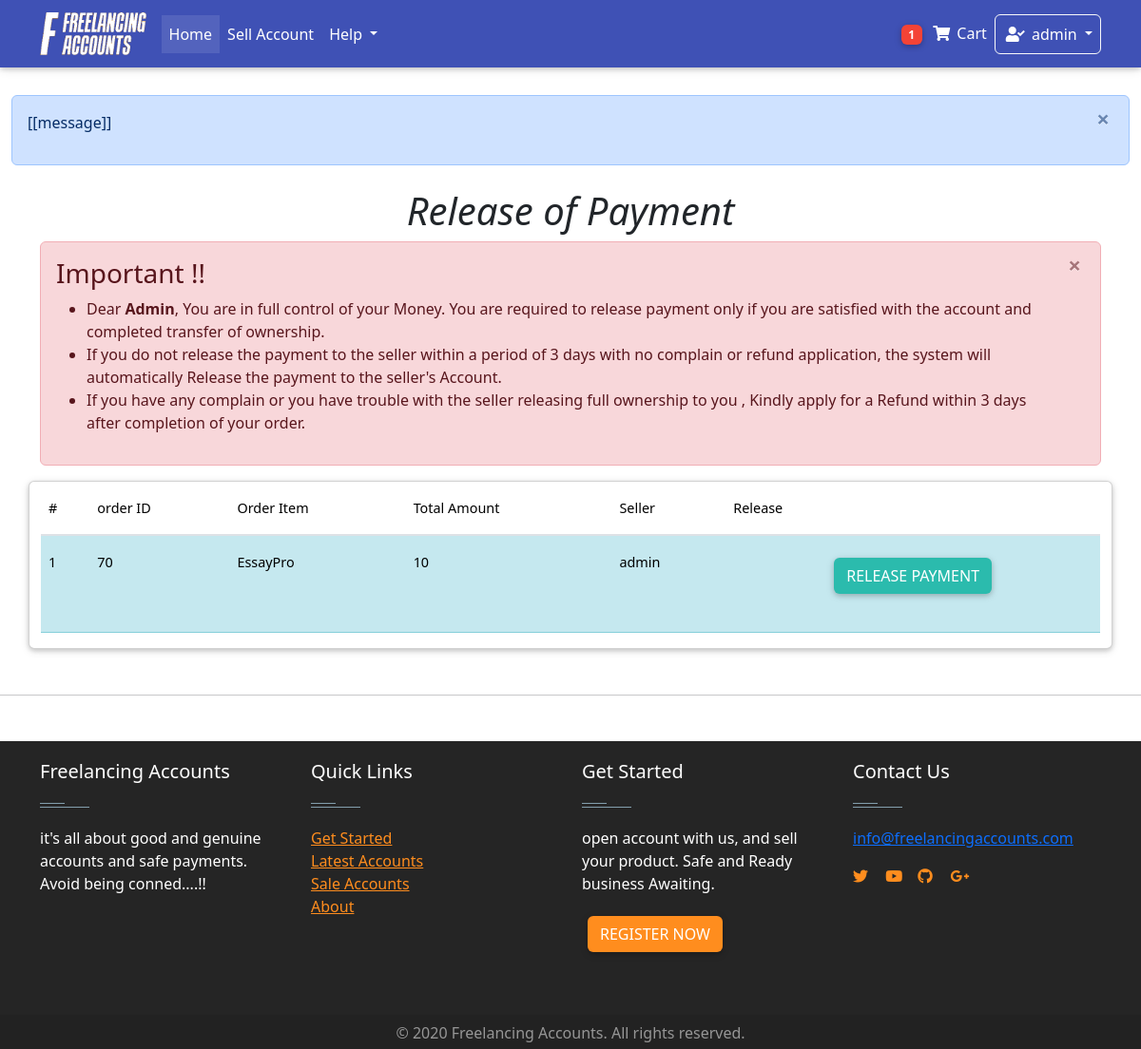
Page /dashboard/release_payment/ (signed in) on the earlier database version.
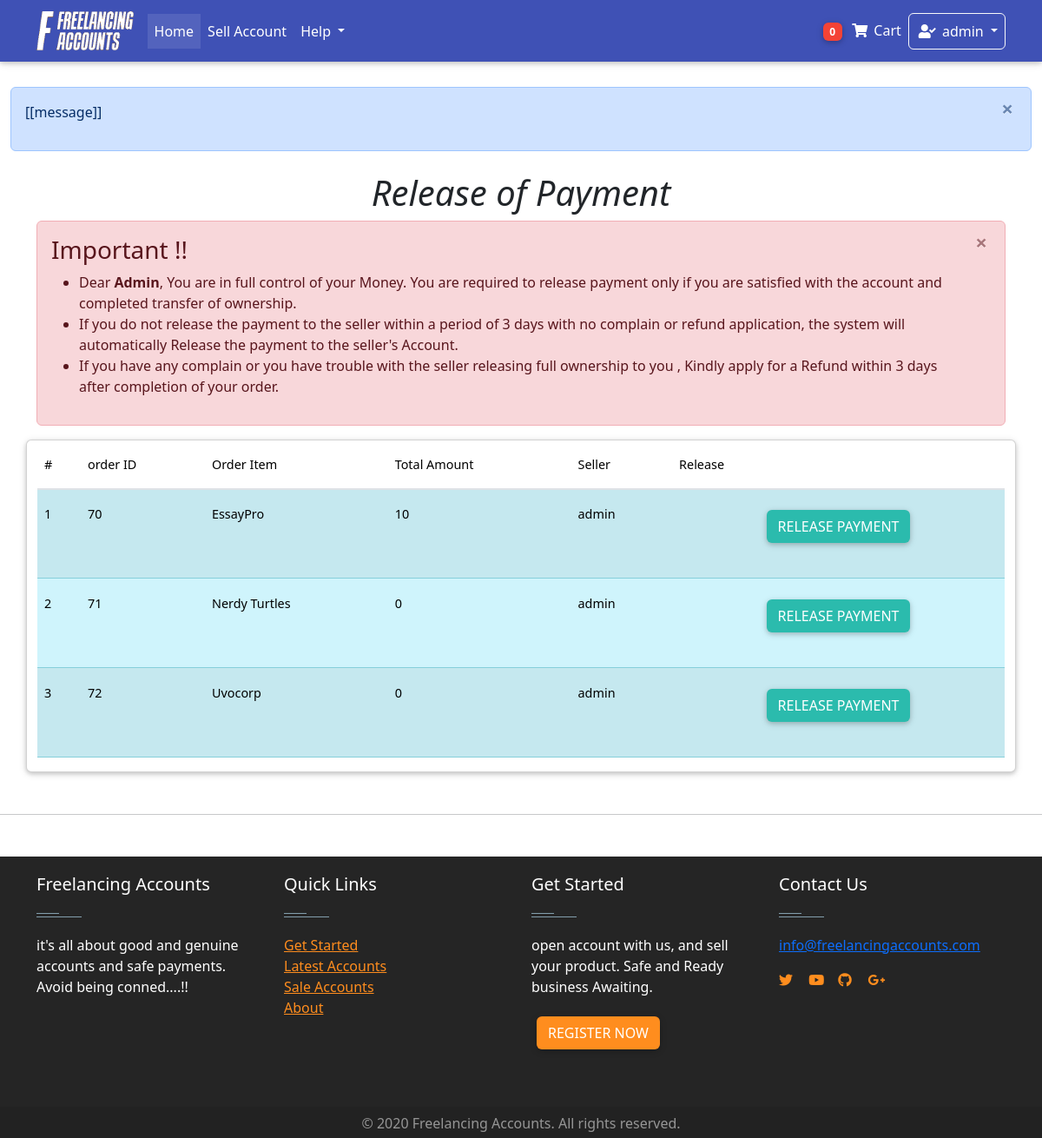
Same page on the later database version.
### Home/models.py (models this page shows, shortened)
class Order(models.Model):
    user = models.ForeignKey(settings.AUTH_USER_MODEL,on_delete = models.CASCADE)
    items = models.ManyToManyField(OrderItem)
    start_date = models.DateField(auto_now_add = True)
    ordered_date = models.DateTimeField()
    ordered = models.BooleanField(default = False)
    seller = models.ForeignKey(settings.AUTH_USER_MODEL,on_delete = models.CASCADE, related_name="user", blank=True, null = True)
    amount = models.IntegerField(default=0.0)
    released = models.BooleanField(default=False)
    refund = models.BooleanField(default=False)
    billing_address = models.ForeignKey(
        "BillingAddress", on_delete = models.SET_NULL, blank = True, null = True)

class OrderItem(models.Model):
    user = models.ForeignKey(settings.AUTH_USER_MODEL,on_delete = models.CASCADE)
    item = models.ForeignKey(Item, on_delete = models.CASCADE)
    quantity = models.IntegerField(default= 1)
    ordered = models.BooleanField(default = False)

class Item(models.Model):
    created_by = models.ForeignKey(settings.AUTH_USER_MODEL,on_delete = models.CASCADE,blank = True, null = True, editable = False)
    created_at = models.DateTimeField(auto_now_add= True, blank = True, null = True )
    title = models.CharField(max_length = 100)
    price = models.FloatField(default = 0.0)
    discountprice = models.FloatField(blank= True, null = True)
    category = models.CharField(choices = Category_choices, max_length=2)
    label = models.CharField(choices = Label_choices, max_length=1)
    Level = models.CharField(choices = Level_choices, max_length = 15 ,blank= True, null = True)
    finished_orders = models.IntegerField(default = 1)
    rating = models.IntegerField(default = 50 )
    Reviews =models.IntegerField( default = 1)
    profile = models.CharField( max_length = 20)
    description = models.TextField()
    diplay_pic = models.ImageField(upload_to = "display_pics/%Y%m%d/", max_length =255 )
    contact = models.CharField(max_length=15 ,null = True,blank= True)

### dashboard/views.py (the view)
# urls.py: path('release_payment/', views.Release_Payment.as_view(), name='Release_Payment'),
class Release_Payment(generic.ListView):
    model = Order
    template_name = "dashboard/release_payment.html"
    def get_context_data(self, **kwargs):
        context = super(Release_Payment, self).get_context_data(**kwargs)
        order1 = Order.objects.filter(user = self.request.user, ordered= True, released = False)
        if order1:
            order = Order.objects.filter(user = self.request.user, ordered= True, released = False)
            self.order = order
            context["order"] = order
            return context
        return context

### Home/templatetags/cart_template_tags.py (called while the page is built)
@register.filter
def cart_item_count(user):
    if user.is_authenticated:
        qs = Order.objects.filter(user = user, ordered = False)
        if qs.exists():
            return qs[0].items.count()
    return 0

@register.filter
def account_cash(user):
    if user.is_authenticated:
        qs = AccountsModel.objects.get(user= user)
        amount= qs.amount
        return amount

### Home/templatetags/login_tag.py (called while the page is built)
@register.inclusion_tag('logins/login_form.html')
def login_form_tag(current_page=None):
    return {'loginform': LoginForm(),
            'redirect_to': current_page}

### Home/templates/dashboard/release_payment.html (shortened to what this page needs)
<!DOCTYPE html>
{% extends "base.html"%}
{% load static %}
    {% block content%}
    <div class="container ">
        <h1 class="text-center animated flipInY delay-1s"><i>
          Release of Payment
        </i>
        </h1>
        {% if order %}
        <div class="alert alert-danger alert-dismissible fade show animated bounceInDown" role="alert">
          <h3>Important !!</h3>
          <ul>
            <li> Dear  <Strong>{{ request.user|title }}</Strong>, You are in full control of your Money. You are required to release payment only if
              you are satisfied with the account and  completed transfer of ownership. </li>
            <li>If you do not release the payment to the seller within a period of 3 days with no complain or
                refund application, the system will automatically Release the payment to the seller's Account.
            </li>
            <li>If you have any complain or you have trouble with the seller releasing full ownership to you
                , Kindly apply for a Refund within 3 days after completion of your order.
            </li>
          </ul>
          <button type="button" class="close" data-dismiss="alert" aria-label="Close">
            <span aria-hidden="true">&times;</span>
          </button>
        </div>
        {% endif %}
        <div class="row">
                <div class="card col-12 table-responsive">
                      <table class="table  table-striped w-auto">
                        <thead>
                          <tr>
                            <th>#</th>
                            <th>order ID</th>
                            <th>Order Item</th>
                            <th>Total Amount</th>
                            <th> Seller</th>
                            <th>Release</th>
                          </tr>
                        </thead>
                        <tbody>
                      {% for ord in  order %}
                          <tr class="table-info">
                            <th scope="row"> {{forloop.counter}} </th>
                            <td>{{ ord.id }}</td>
                            <td>
                              {% for obj in ord.items.all %}
                              <p> {{obj.item.title}} </p>
                            {% endfor %}
                            </td>
                            <td>{{ ord.amount}}</td>
                            <td>{{ ord.seller}}</td>
                            <td> <div class="text-center">
                              <button onclick="releaseClicked(this);" class="btn btn-default btn-rounded mb-4" >
                               Release Payment </button>
                            </div>
                            </td>
                          </tr>
                        {% empty %}
                        <tr>
                          <td colspan="5"> You have no previous orders  <td>
                        </tr>
                        {% endfor %}
                        </tbody>
                      </table>
                </div>
        </div>
    </div>
<hr class="my-5">
{% endblock %}

### Home/templates/nav.html (shortened to what this page needs)
{% load cart_template_tags %}
{% load static %}
{% load notifications_tags %}
    <nav class="navbar fixed-top navbar-expand-lg  navbar-dark indigo mb-5">
        <div class = 'container' >
            <a class="navbar-brand" href="/home/">
              <img src="{% static 'whitelogo.png' %}" height="45px" alt="">
            </a>
            <div class="collapse navbar-collapse" id="navbarSupportedContent">
              <ul class="navbar-nav mr-auto">
                <li class="nav-item active">
                  <a class="nav-link" href="/home/"> Home <span class="sr-only">(current)</span></a>
                </li>
                <li class="nav-item">
                  <a class = "nav-link" href="/sell-account/" >
                    Sell Account
                  </a>
                </li>
                <li class="nav-item dropdown">
                  <a class="nav-link dropdown-toggle" href="#" id="navbarDropdownMenuLink" role="button" data-toggle="dropdown" aria-haspopup="true" aria-expanded="false">
                    Help
                  </a>
                </li>
              </ul>
            </div>
            <ul class="navbar-nav nav-flex-icons mx-right">
              {%  if request.user.is_authenticated  %}
                <li class="nav-item">
                  <a class="nav-link waves-effect " href = "{% url "Home:order-summary" %}">
                    <span class="badge red z-depth-1 badge-pill mr-1"> {{ request.user|cart_item_count }}</span>
                    <i class="fas fa-shopping-cart"></i>
                    <span class="clearfix d-none d-sm-inline-block"> Cart </span>
                  </a>
                  <li class="nav-item dropdown">
                    <a class="nav-link dropdown-toggle border border-light rounded waves-effect  waves-light" href="#" id="navbarDropdownMenuLink" role="button" data-toggle="dropdown" aria-haspopup="true" aria-expanded="false">
                      <i class="fas fa-user-check"></i>  {{request.user}}
                    </a>
                  </li>
                  {% endif %}
                </ul>
          </div>
        </nav>

Differences in the rows shown:
now on this page (row edited): Order: id "71", amount "0", seller "admin"
now on this page (row unchanged): OrderItem: item "Nerdy Turtles", shown under "71"
added Order: id "72", amount "0", seller "admin"
now on this page (row unchanged): OrderItem: item "Uvocorp", shown under "72"
Other differences:
{{ request.user|cart_item_count }}: "1" → "0"
